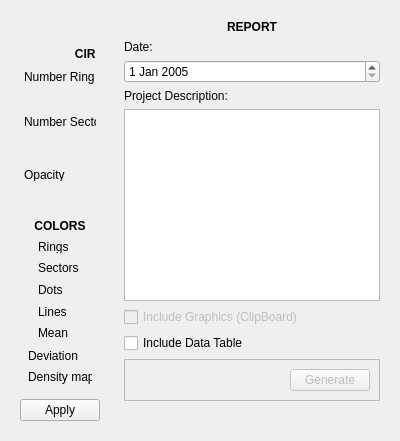
        <widget class="QWidget" name="tab_4">
         <attribute name="title">
          <string>Setting</string>
         </attribute>
         <layout class="QHBoxLayout" name="horizontalLayout_3">
          <item>
           <widget class="QFrame" name="frame_10">
            <property name="frameShape">
             <enum>QFrame::NoFrame</enum>
            </property>
            <property name="frameShadow">
             <enum>QFrame::Raised</enum>
            </property>
            <layout class="QVBoxLayout" name="verticalLayout_6">
             <item>
              <widget class="QFrame" name="frame_12">
               <property name="frameShape">
                <enum>QFrame::NoFrame</enum>
               </property>
               <property name="frameShadow">
                <enum>QFrame::Raised</enum>
               </property>
               <layout class="QVBoxLayout" name="verticalLayout_8">
                <property name="spacing">
                 <number>3</number>
                </property>
                <property name="leftMargin">
                 <number>4</number>
                </property>
                <property name="topMargin">
                 <number>4</number>
                </property>
                <property name="rightMargin">
                 <number>4</number>
                </property>
                <property name="bottomMargin">
                 <number>4</number>
                </property>
                <item>
                 <widget class="QFrame" name="frame_14">
                  <property name="frameShape">
                   <enum>QFrame::NoFrame</enum>
                  </property>
                  <property name="frameShadow">
                   <enum>QFrame::Raised</enum>
                  </property>
                  <widget class="QLabel" name="label_17">
                   <property name="geometry">
                    <rect>
                     <x>0</x>
                     <y>20</y>
                     <width>231</width>
                     <height>20</height>
                    </rect>
                   </property>
                   <property name="text">
                    <string>&lt;html&gt;&lt;head/&gt;&lt;body&gt;&lt;p&gt;&lt;span style=&quot; font-weight:600;&quot;&gt;CIRCULAR GRAPHICS&lt;/span&gt;&lt;/p&gt;&lt;/body&gt;&lt;/html&gt;</string>
                   </property>
                   <property name="alignment">
                    <set>Qt::AlignCenter</set>
                   </property>
                  </widget>
                 </widget>
                </item>
                <item>
                 <widget class="QFrame" name="frame_15">
                  <property name="frameShape">
                   <enum>QFrame::NoFrame</enum>
                  </property>
                  <property name="frameShadow">
                   <enum>QFrame::Raised</enum>
                  </property>
                  <widget class="QSpinBox" name="anillos">
                   <property name="geometry">
                    <rect>
                     <x>80</x>
                     <y>0</y>
                     <width>41</width>
                     <height>20</height>
                    </rect>
                   </property>
                   <property name="minimum">
                    <number>5</number>
                   </property>
                   <property name="maximum">
                    <number>20</number>
                   </property>
                  </widget>
                  <widget class="QLabel" name="label_7">
                   <property name="geometry">
                    <rect>
                     <x>0</x>
                     <y>0</y>
                     <width>71</width>
                     <height>16</height>
                    </rect>
                   </property>
                   <property name="text">
                    <string>Number Rings</string>
                   </property>
                  </widget>
                  <widget class="QLabel" name="label_18">
                   <property name="geometry">
                    <rect>
                     <x>130</x>
                     <y>0</y>
                     <width>51</width>
                     <height>16</height>
                    </rect>
                   </property>
                   <property name="text">
                    <string>Distance:</string>
                   </property>
                  </widget>
                  <widget class="QLabel" name="long_a">
                   <property name="geometry">
                    <rect>
                     <x>180</x>
                     <y>0</y>
                     <width>41</width>
                     <height>16</height>
                    </rect>
                   </property>
                   <property name="text">
                    <string>Long_r</string>
                   </property>
                  </widget>
                 </widget>
                </item>
                <item>
                 <widget class="QFrame" name="frame_16">
                  <property name="frameShape">
                   <enum>QFrame::NoFrame</enum>
                  </property>
                  <property name="frameShadow">
                   <enum>QFrame::Raised</enum>
                  </property>
                  <widget class="QLabel" name="label_8">
                   <property name="geometry">
                    <rect>
                     <x>0</x>
                     <y>0</y>
                     <width>81</width>
                     <height>16</height>
                    </rect>
                   </property>
                   <property name="text">
                    <string>Number Sectors</string>
                   </property>
                  </widget>
                  <widget class="QSpinBox" name="section_a">
                   <property name="geometry">
                    <rect>
                     <x>80</x>
                     <y>0</y>
                     <width>41</width>
                     <height>20</height>
                    </rect>
                   </property>
                   <property name="minimum">
                    <number>4</number>
                   </property>
                   <property name="maximum">
                    <number>30</number>
                   </property>
                  </widget>
                  <widget class="QLabel" name="label_10">
                   <property name="geometry">
                    <rect>
                     <x>130</x>
                     <y>0</y>
                     <width>41</width>
                     <height>16</height>
                    </rect>
                   </property>
                   <property name="text">
                    <string>Degree:</string>
                   </property>
                  </widget>
                  <widget class="QLabel" name="deg_a">
                   <property name="geometry">
                    <rect>
                     <x>180</x>
                     <y>0</y>
                     <width>51</width>
                     <height>16</height>
                    </rect>
                   </property>
                   <property name="text">
                    <string>Div_grad</string>
                   </property>
                  </widget>
                 </widget>
                </item>
                <item>
                 <widget class="QFrame" name="frame_25">
                  <property name="frameShape">
                   <enum>QFrame::NoFrame</enum>
                  </property>
                  <property name="frameShadow">
                   <enum>QFrame::Raised</enum>
                  </property>
                  <widget class="QLabel" name="label_26">
                   <property name="geometry">
                    <rect>
                     <x>0</x>
                     <y>10</y>
                     <width>47</width>
                     <height>13</height>
                    </rect>
                   </property>
                   <property name="text">
                    <string>Opacity </string>
                   </property>
                  </widget>
                  <widget class="QSpinBox" name="trans_desv">
                   <property name="geometry">
                    <rect>
                     <x>80</x>
                     <y>10</y>
                     <width>61</width>
                     <height>22</height>
                    </rect>
                   </property>
                   <property name="suffix">
                    <string>%</string>
                   </property>
                   <property name="prefix">
                    <string/>
                   </property>
                   <property name="maximum">
                    <number>100</number>
                   </property>
                   <property name="value">
                    <number>30</number>
                   </property>
                   <property name="displayIntegerBase">
                    <number>10</number>
                   </property>
                  </widget>
                 </widget>
                </item>
               </layout>
              </widget>
             </item>
             <item>
              <widget class="QFrame" name="frame_13">
               <property name="frameShape">
                <enum>QFrame::NoFrame</enum>
               </property>
               <property name="frameShadow">
                <enum>QFrame::Raised</enum>
               </property>
               <layout class="QVBoxLayout" name="verticalLayout_7">
                <property name="leftMargin">
                 <number>8</number>
                </property>
                <property name="topMargin">
                 <number>8</number>
                </property>
                <property name="rightMargin">
                 <number>8</number>
                </property>
                <property name="bottomMargin">
                 <number>8</number>
                </property>
                <item>
                 <widget class="QLabel" name="label_34">
                  <property name="sizePolicy">
                   <sizepolicy hsizetype="Preferred" vsizetype="Preferred">
                    <horstretch>0</horstretch>
                    <verstretch>0</verstretch>
                   </sizepolicy>
                  </property>
                  <property name="minimumSize">
                   <size>
                    <width>0</width>
                    <height>0</height>
                   </size>
                  </property>
                  <property name="sizeIncrement">
                   <size>
                    <width>0</width>
                    <height>0</height>
                   </size>
                  </property>
                  <property name="text">
                   <string>&lt;html&gt;&lt;head/&gt;&lt;body&gt;&lt;p&gt;&lt;span style=&quot; font-weight:600;&quot;&gt;COLORS&lt;/span&gt;&lt;/p&gt;&lt;/body&gt;&lt;/html&gt;</string>
                  </property>
                  <property name="alignment">
                   <set>Qt::AlignCenter</set>
                  </property>
                 </widget>
                </item>
                <item>
                 <widget class="QFrame" name="frame_18">
                  <property name="frameShape">
                   <enum>QFrame::NoFrame</enum>
                  </property>
                  <property name="frameShadow">
                   <enum>QFrame::Raised</enum>
                  </property>
                  <widget class="QLabel" name="label_19">
                   <property name="geometry">
                    <rect>
                     <x>10</x>
                     <y>0</y>
                     <width>227</width>
                     <height>13</height>
                    </rect>
                   </property>
                   <property name="text">
                    <string>Rings</string>
                   </property>
                  </widget>
                  <widget class="QgsColorButton" name="Color_ring">
                   <property name="geometry">
                    <rect>
                     <x>70</x>
                     <y>0</y>
                     <width>120</width>
                     <height>22</height>
                    </rect>
                   </property>
                   <property name="color">
                    <color>
                     <red>85</red>
                     <green>170</green>
                     <blue>255</blue>
                    </color>
                   </property>
                  </widget>
                 </widget>
                </item>
                <item>
                 <widget class="QFrame" name="frame_19">
                  <property name="frameShape">
                   <enum>QFrame::NoFrame</enum>
                  </property>
                  <property name="frameShadow">
                   <enum>QFrame::Raised</enum>
                  </property>
                  <widget class="QLabel" name="label_21">
                   <property name="geometry">
                    <rect>
                     <x>10</x>
                     <y>0</y>
                     <width>227</width>
                     <height>13</height>
                    </rect>
                   </property>
                   <property name="text">
                    <string>Sectors</string>
                   </property>
                  </widget>
                  <widget class="QgsColorButton" name="Color_bin">
                   <property name="geometry">
                    <rect>
                     <x>70</x>
                     <y>0</y>
                     <width>120</width>
                     <height>22</height>
                    </rect>
                   </property>
                   <property name="color">
                    <color>
                     <red>161</red>
                     <green>161</green>
                     <blue>161</blue>
                    </color>
                   </property>
                  </widget>
                 </widget>
                </item>
                <item>
                 <widget class="QFrame" name="frame_20">
                  <property name="frameShape">
                   <enum>QFrame::NoFrame</enum>
                  </property>
                  <property name="frameShadow">
                   <enum>QFrame::Raised</enum>
                  </property>
                  <widget class="QLabel" name="label_22">
                   <property name="geometry">
                    <rect>
                     <x>10</x>
                     <y>0</y>
                     <width>227</width>
                     <height>13</height>
                    </rect>
                   </property>
                   <property name="text">
                    <string>Dots</string>
                   </property>
                  </widget>
                  <widget class="QgsColorButton" name="Color_dot">
                   <property name="geometry">
                    <rect>
                     <x>70</x>
                     <y>0</y>
                     <width>120</width>
                     <height>22</height>
                    </rect>
                   </property>
                   <property name="color">
                    <color>
                     <red>255</red>
                     <green>0</green>
                     <blue>0</blue>
                    </color>
                   </property>
                  </widget>
                 </widget>
                </item>
                <item>
                 <widget class="QFrame" name="frame_21">
                  <property name="frameShape">
                   <enum>QFrame::NoFrame</enum>
                  </property>
                  <property name="frameShadow">
                   <enum>QFrame::Raised</enum>
                  </property>
                  <widget class="QLabel" name="label_24">
                   <property name="geometry">
                    <rect>
                     <x>10</x>
                     <y>0</y>
                     <width>227</width>
                     <height>13</height>
                    </rect>
                   </property>
                   <property name="text">
                    <string>Lines</string>
                   </property>
                  </widget>
                  <widget class="QgsColorButton" name="Color_line">
                   <property name="geometry">
                    <rect>
                     <x>70</x>
                     <y>0</y>
                     <width>120</width>
                     <height>22</height>
                    </rect>
                   </property>
                   <property name="color">
                    <color>
                     <red>0</red>
                     <green>0</green>
                     <blue>0</blue>
                    </color>
                   </property>
                  </widget>
                 </widget>
                </item>
                <item>
                 <widget class="QFrame" name="frame_22">
                  <property name="frameShape">
                   <enum>QFrame::NoFrame</enum>
                  </property>
                  <property name="frameShadow">
                   <enum>QFrame::Raised</enum>
                  </property>
                  <widget class="QLabel" name="label_23">
                   <property name="geometry">
                    <rect>
                     <x>10</x>
                     <y>0</y>
                     <width>227</width>
                     <height>13</height>
                    </rect>
                   </property>
                   <property name="text">
                    <string>Mean</string>
                   </property>
                  </widget>
                  <widget class="QgsColorButton" name="Color_mean">
                   <property name="geometry">
                    <rect>
                     <x>70</x>
                     <y>0</y>
                     <width>120</width>
                     <height>22</height>
                    </rect>
                   </property>
                   <property name="text">
                    <string>Mean</string>
                   </property>
                   <property name="color">
                    <color>
                     <red>0</red>
                     <green>0</green>
                     <blue>255</blue>
                    </color>
                   </property>
                  </widget>
                 </widget>
                </item>
                <item>
                 <widget class="QFrame" name="frame_23">
                  <property name="frameShape">
                   <enum>QFrame::NoFrame</enum>
                  </property>
                  <property name="frameShadow">
                   <enum>QFrame::Raised</enum>
                  </property>
                  <widget class="QLabel" name="label_20">
                   <property name="geometry">
                    <rect>
                     <x>0</x>
                     <y>0</y>
                     <width>61</width>
                     <height>16</height>
                    </rect>
                   </property>
                   <property name="text">
                    <string>Deviation</string>
                   </property>
                  </widget>
                  <widget class="QgsColorButton" name="Color_desv">
                   <property name="geometry">
                    <rect>
                     <x>70</x>
                     <y>0</y>
                     <width>120</width>
                     <height>22</height>
                    </rect>
                   </property>
                   <property name="color">
                    <color>
                     <red>255</red>
                     <green>170</green>
                     <blue>127</blue>
                    </color>
                   </property>
                  </widget>
                 </widget>
                </item>
                <item>
                 <widget class="QFrame" name="frame_24">
                  <property name="frameShape">
                   <enum>QFrame::NoFrame</enum>
                  </property>
                  <property name="frameShadow">
                   <enum>QFrame::Raised</enum>
                  </property>
                  <widget class="QLabel" name="label_25">
                   <property name="geometry">
                    <rect>
                     <x>0</x>
                     <y>0</y>
                     <width>71</width>
                     <height>16</height>
                    </rect>
                   </property>
                   <property name="text">
                    <string>Density map</string>
                   </property>
                  </widget>
                  <widget class="QgsColorButton" name="Color_d1">
                   <property name="geometry">
                    <rect>
                     <x>70</x>
                     <y>0</y>
                     <width>50</width>
                     <height>22</height>
                    </rect>
                   </property>
                   <property name="color">
                    <color>
                     <red>0</red>
                     <green>111</green>
                     <blue>44</blue>
                    </color>
                   </property>
                  </widget>
                  <widget class="QgsColorButton" name="Color_d2">
                   <property name="geometry">
                    <rect>
                     <x>140</x>
                     <y>0</y>
                     <width>50</width>
                     <height>22</height>
                    </rect>
                   </property>
                   <property name="color">
                    <color>
                     <red>255</red>
                     <green>0</green>
                     <blue>0</blue>
                    </color>
                   </property>
                  </widget>
                 </widget>
                </item>
               </layout>
              </widget>
             </item>
             <item>
              <widget class="QPushButton" name="Bt_apply">
               <property name="text">
                <string>Apply</string>
               </property>
              </widget>
             </item>
            </layout>
           </widget>
          </item>
          <item>
           <widget class="QFrame" name="frame_11">
            <property name="frameShape">
             <enum>QFrame::NoFrame</enum>
            </property>
            <property name="frameShadow">
             <enum>QFrame::Raised</enum>
            </property>
            <layout class="QVBoxLayout" name="verticalLayout_9">
             <item>
              <widget class="QLabel" name="label_27">
               <property name="text">
                <string>&lt;html&gt;&lt;head/&gt;&lt;body&gt;&lt;p&gt;&lt;span style=&quot; font-weight:600;&quot;&gt;REPORT&lt;/span&gt;&lt;/p&gt;&lt;/body&gt;&lt;/html&gt;</string>
               </property>
               <property name="alignment">
                <set>Qt::AlignCenter</set>
               </property>
              </widget>
             </item>
             <item>
              <widget class="QLabel" name="label_28">
               <property name="text">
                <string>Date:</string>
               </property>
              </widget>
             </item>
             <item>
              <widget class="QDateEdit" name="fecha">
               <property name="dateTime">
                <datetime>
                 <hour>0</hour>
                 <minute>0</minute>
                 <second>0</second>
                 <year>2005</year>
                 <month>1</month>
                 <day>1</day>
                </datetime>
               </property>
              </widget>
             </item>
             <item>
              <widget class="QLabel" name="label_29">
               <property name="text">
                <string>Project Description:</string>
               </property>
              </widget>
             </item>
             <item>
              <widget class="QPlainTextEdit" name="project_t">
               <property name="sizePolicy">
                <sizepolicy hsizetype="Preferred" vsizetype="Expanding">
                 <horstretch>0</horstretch>
                 <verstretch>0</verstretch>
                </sizepolicy>
               </property>
              </widget>
             </item>
             <item>
              <widget class="QCheckBox" name="ilg">
               <property name="enabled">
                <bool>false</bool>
               </property>
               <property name="text">
                <string>Include Graphics (ClipBoard)</string>
               </property>
              </widget>
             </item>
             <item>
              <widget class="QCheckBox" name="idt">
               <property name="text">
                <string>Include Data Table</string>
               </property>
              </widget>
             </item>
             <item>
              <widget class="QFrame" name="frame_26">
               <property name="sizePolicy">
                <sizepolicy hsizetype="Fixed" vsizetype="Preferred">
                 <horstretch>0</horstretch>
                 <verstretch>0</verstretch>
                </sizepolicy>
               </property>
               <property name="maximumSize">
                <size>
                 <width>1677215</width>
                 <height>16777215</height>
                </size>
               </property>
               <property name="frameShape">
                <enum>QFrame::StyledPanel</enum>
               </property>
               <property name="frameShadow">
                <enum>QFrame::Raised</enum>
               </property>
               <layout class="QHBoxLayout" name="horizontalLayout_5">
                <item>
                 <widget class="QgsFileWidget" name="file_info">
                  <property name="sizePolicy">
                   <sizepolicy hsizetype="Expanding" vsizetype="Preferred">
                    <horstretch>1</horstretch>
                    <verstretch>0</verstretch>
                   </sizepolicy>
                  </property>
                  <property name="minimumSize">
                   <size>
                    <width>0</width>
                    <height>0</height>
                   </size>
                  </property>
                  <property name="maximumSize">
                   <size>
                    <width>16777215</width>
                    <height>16777215</height>
                   </size>
                  </property>
                  <property name="baseSize">
                   <size>
                    <width>25</width>
                    <height>0</height>
                   </size>
                  </property>
                  <property name="filter">
                   <string>.html</string>
                  </property>
                  <property name="storageMode">
                   <enum>QgsFileWidget::SaveFile</enum>
                  </property>
                  <property name="options">
                   <set>QFileDialog::HideNameFilterDetails|QFileDialog::ReadOnly</set>
                  </property>
                 </widget>
                </item>
                <item>
                 <spacer name="horizontalSpacer_4">
                  <property name="orientation">
                   <enum>Qt::Horizontal</enum>
                  </property>
                  <property name="sizeHint" stdset="0">
                   <size>
                    <width>1</width>
                    <height>10</height>
                   </size>
                  </property>
                 </spacer>
                </item>
                <item>
                 <widget class="QPushButton" name="gen_info">
                  <property name="enabled">
                   <bool>false</bool>
                  </property>
                  <property name="text">
                   <string>Generate</string>
                  </property>
                 </widget>
                </item>
               </layout>
              </widget>
             </item>
             <item>
              <widget class="QLabel" name="label_32">
               <property name="text">
                <string/>
               </property>
              </widget>
             </item>
            </layout>
           </widget>
          </item>
         </layout>
        </widget>
